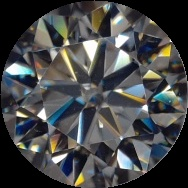
#> input picture tmp/test.jpg, 188 x 188 px
$ python -i diamond_image_service.py   (imports and definitions only)
#> lines starting #> are read from the running program, lines starting #| are printed output that depends on the picture; after the words box and inside, x2 and y2 are one past the last pixel; in counts of white or black regions, pixels touching at a corner belong together
import os
from rembg import remove
import  cv2
import numpy as np

def remove_bg(image, mask= False):
    if mask:
        remove_bg = remove(image, only_mask=True)
    else:
        remove_bg = remove(image)
    return remove_bg

def find_circle(image):

    # gray = cv2.cvtColor(image, cv2.COLOR_BGR2GRAY)
    _, mask = cv2.threshold(image, 150, 255, cv2.THRESH_BINARY)
    contours, _ = cv2.findContours(mask, cv2.RETR_EXTERNAL, cv2.CHAIN_APPROX_SIMPLE)
    max_contour = max(contours, key=cv2.contourArea)
    x, y, w, h = cv2.boundingRect(max_contour)
    if w < h:
        r = int(w/2)
        #chiều cao
        a =  int(h/2)
    else:
        r = int(h/2)
        a =  int(w/2)

    x1 = int(x+a)
    y1 = int(y+a)
    return x1,y1,r

def get_image_box_out_circle(image, x,y,r):
    mask = np.zeros(image.shape[:2], dtype="uint8")
    cv2.rectangle( mask, (x - r , y - r), (x + r , y + r), (255, 255, 255), thickness=-1)
    result = cv2.bitwise_and(image,image, mask =mask)
    cropped_object = result[y-r:y+r, x-r:x+ r]
    cropped_raw_image = image[y-r:y+r, x-r:x+ r]
    return cropped_object, cropped_raw_image

def get_diamond_image(image, x,y,r):
    mask = np.zeros(image.shape[:2], dtype="uint8")
    cv2.circle(mask, (x, y), r, (255, 255, 255), thickness=-1)
    result = cv2.bitwise_and(image,image, mask =mask)
    cropped_object = result[y-r:y+r, x-r:x+ r]
    return cropped_object

>>> import cv2
>>> picture = cv2.imread('../tmp/test.jpg', cv2.IMREAD_GRAYSCALE)
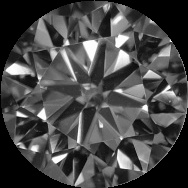
#> picture: shape (188, 188); min 0, max 255, mean 70.3
>>> result = find_circle(picture)
#> in find_circle, `_, mask = cv2.threshold(image, 150, 255, cv2.THRESH_BINARY)`:
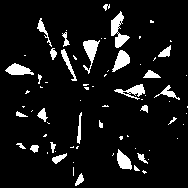
#> mask: shape (188, 188); 8% white; 73 white regions (45 under 20 px)
#> in find_circle, `contours, _ = cv2.findContours(mask, cv2.RETR_EXTERNAL, cv2.CHAIN_APPR..`: contours = 73 contours, 51 with area under 20; largest, box (x1, y1, x2, y2) and area: (111, 11, 130, 48) 269, (83, 40, 100, 74) 205, (112, 50, 130, 72) 190, (5, 63, 34, 75) 184, (117, 149, 132, 170) 164
#> in find_circle, `max_contour = max(contours, key=cv2.contourArea)`: max_contour = contour of 38 points, box (x1, y1, x2, y2) (111, 11, 130, 48), area 269
#> in find_circle, `x, y, w, h = cv2.boundingRect(max_contour)`: x = 111; y = 11; w = 19; h = 37
#> in find_circle, `r = int(w/2)`: r = 9
#> in find_circle, `a =  int(h/2)`: a = 18
#> in find_circle, `x1 = int(x+a)`: x1 = 129
#> in find_circle, `y1 = int(y+a)`: y1 = 29
#> result = (129, 29, 9)
